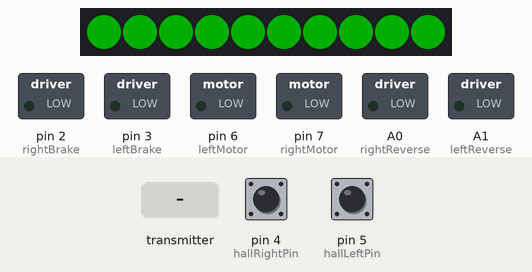
Recording of a sketch running on a simulated Arduino Mega 2560, built with avr-gcc and run on an emulated ATmega2560. Shown: 10 RGB LEDs in strip order, left to right, switched loads named in the sketch (green lamp = pin HIGH). The test bench sets the inputs (shaded band); at power-on: pin 4 (hallRightPin) LOW, pin 5 (hallLeftPin) LOW. Dim RGB values are drawn brighter than linear; the ROS host is connected and sends only what is stated.

Above: at 1.2 s.
1.3 s: the transmitter starts sending readChannel.4 = 1000
At 2.5 s:
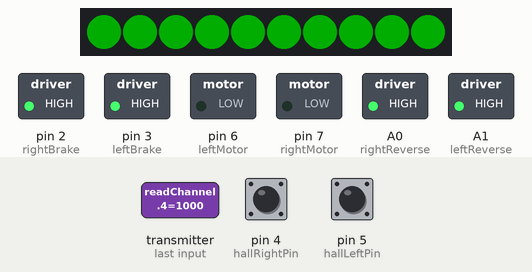
2.8 s: the transmitter starts sending readChannel.2 = 1000
At 3.1 s:
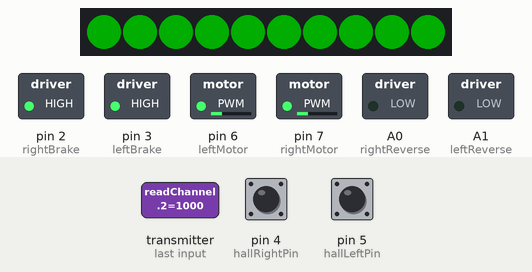
4.3 s: the transmitter starts sending readChannel.0 = 1000
At 5.0 s:
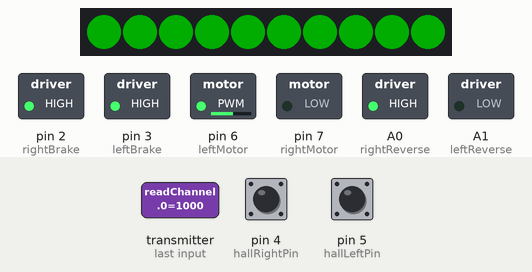
5.8 s: the transmitter starts sending readChannel.2 = 1250
At 6.5 s:
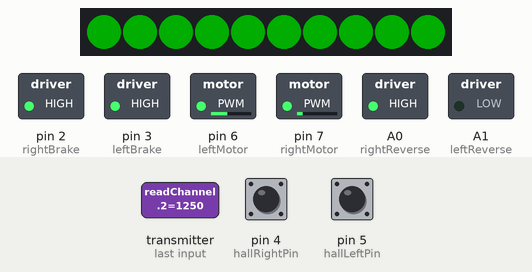
7.3 s: the transmitter starts sending readChannel.0 = 1250
At 8.0 s:
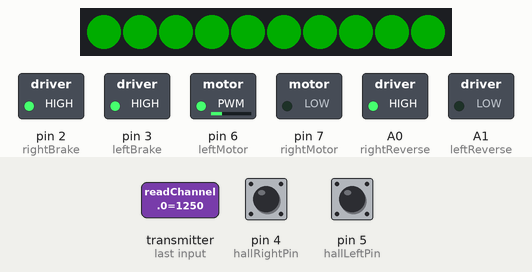
8.8 s: the transmitter starts sending readChannel.4 = 1500
At 9.5 s:
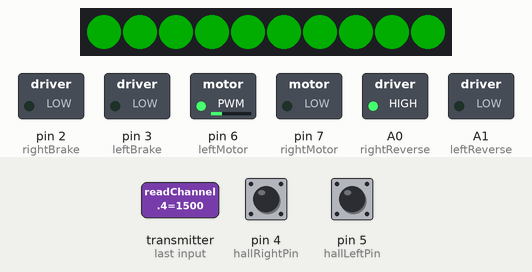
Timing chart, 0 to 11.3 s (numbered marks = the images above; inputs shaded):
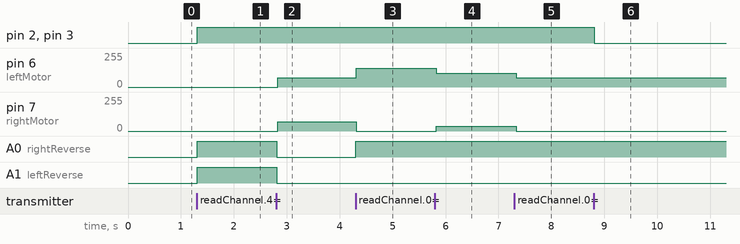

The sketch:

Arduino_RoistenCodeV1.0.ino
```cpp
#include <IBusBM.h>
#include <ros.h>
#include <FastLED.h>
#include <geometry_msgs/Twist.h>
#include <std_msgs/Bool.h>
#define  PI 3.14159
#define numLeds 10
#define ledPin 53
CRGB leds[numLeds];

//IBUS
IBusBM ibusRC;
HardwareSerial& ibusRcSerial = Serial1;
HardwareSerial& debugSerial = Serial;

// Declare channels
int channel1 = 0;
int channel3 = 0;
int channel5 = 0;

// Start the node
ros::NodeHandle nh;

// d = Wheel diameter
const float d = 0.25;


// Variables for right and left velocities
float velLeft = 0;
float velRight = 0;

// Define HALL pins
const int leftMotor = 6;
const int rightMotor = 7;

// Define HALL pins
const int hallRightPin = 4;
const int hallLeftPin = 5;

// Define braking pins
const int rightBrake = 2;
const int leftBrake = 3;

// Define reversing pins
const int rightReverse = A0;
const int leftReverse = A1;
// Adding a limit to our output
const float maxSpeed = 0.7;

bool reached = false;

void LidarCallback(const std_msgs::Bool& value)
{
  reached = value.data;
  if (reached)
  {
    Leds(1);
    BrakeLogic(0.0, 0.0);
  }else{
    FastLED.clear();
    FastLED.show();
  }
}

void CmdVelCallback( const geometry_msgs::Twist& velocity)
{
  velLeft = velocity.linear.x - d * velocity.angular.z;
  velRight = velocity.linear.x + d * velocity.angular.z;
  Leds(1);
  // Reverse and brake logic
  if (velRight < 0.0)
  {
    velRight = velRight * (-1);
    digitalWrite(rightReverse, LOW);
  }else
  {
    digitalWrite(rightReverse, HIGH);
  }

  if (velLeft < 0.0)
  {
    velLeft = velLeft * (-1);
    digitalWrite(leftReverse, LOW);
  }else
  {
    digitalWrite(leftReverse, HIGH);
  }

  BrakeLogic(velRight,velLeft);

  delay(10);
  // Outputing the channels to ESC
  analogWrite(leftMotor, velLeft * maxSpeed);
  analogWrite(rightMotor, velRight * maxSpeed);
}

void RemoteControl()
{
  // Reading certain channels
  channel3 = readChannel(2, -100, 100, 0);
  channel1 = readChannel(0, -100, 100, 0);
  channel5 = readChannel(4, -100, 100, 0);


  velLeft = channel3 + channel1+1;
  velRight = channel3 - channel1+1;
  // 100 = Teleoperation
  if (channel5 == 100)
  {
    if (reached)
    {
      Leds(1);
      BrakeLogic(0.0, 0.0);
    }else
    {
      BrakeLogic(0.1, 0.1);
      Leds(3);
    }
    //Leds(1);
    nh.spinOnce();
  // 0 = Neutral
  }else if (channel5 == 0)
  {
    if (reached)
    {
      Leds(1);
      BrakeLogic(0.0, 0.0);
      //return;
    }else
    {
      Leds(3);
    }
    //Leds(2);
    digitalWrite(rightBrake,LOW);
    digitalWrite(leftBrake,LOW);
  // -100 = Remote control
  }else
  {
    //problem, engine kaput, channel 5: -100 = puldi reziim, 100 = teleop reziim----------------------------------------------------------------------------------------------------------------------
    //Leds(3);
    digitalWrite(rightBrake,HIGH);
    digitalWrite(leftBrake,HIGH);
    if (velRight < 0.0)
    {
      velRight = velRight * (-1);
      digitalWrite(rightReverse,LOW);
    }else
    {
      digitalWrite(rightReverse,HIGH);
    }
    if (velLeft < 0.0)
    {
       velLeft = velLeft * (-1);
      digitalWrite(leftReverse,LOW);
    }else
    {
      digitalWrite(leftReverse,HIGH);
    }

    BrakeLogic(velRight,velLeft);
    delay(10);
    // Outputing the channels to ESC
    analogWrite(leftMotor, velLeft * maxSpeed);
    analogWrite(rightMotor, velRight * maxSpeed);
  }

}
// Subscriber
ros::Subscriber<geometry_msgs::Twist> sub("cmd_vel" , CmdVelCallback);
ros::Subscriber<std_msgs::Bool> lidar("obj_detection", LidarCallback);

void setup()
{
  // Put your setup code here, to run once:
  pinMode(hallRightPin, INPUT);
  pinMode(hallLeftPin, INPUT);
  pinMode(rightReverse, OUTPUT);
  pinMode(leftReverse, OUTPUT);
  pinMode(rightBrake, OUTPUT);
  pinMode(leftBrake, OUTPUT);
  pinMode(leftMotor, OUTPUT);
  pinMode(rightMotor, OUTPUT);

  // Adding LEDstrip
  FastLED.addLeds<WS2812B, ledPin, GRB>(leds, numLeds).setCorrection(TypicalLEDStrip);
  FastLED.setBrightness(50);

  // Initializing node and subscribing to it
  nh.initNode();
  nh.subscribe(sub);
  nh.subscribe(lidar);

  // Starting IBUS
  debugSerial.begin(57600);
  ibusRC.begin(ibusRcSerial);
}

// Reading the channels
int readChannel(byte channelInput, int minLimit, int maxLimit, int defaultValue)
{
  uint16_t ch = ibusRC.readChannel(channelInput);
  if (ch < 100) return defaultValue;

  return map(ch, 1000, 2000, minLimit, maxLimit);
}


void loop()
{
  RemoteControl();
  Odometry();

  delay(10);
}
```

BrakeLogic.ino
```cpp
// Brake logic
void BrakeLogic(float Right,float Left)
{
  // We brake when our input value is 0
  if (Right == 0.0 && Left == 0.0)
  {
    digitalWrite(rightBrake,LOW);
    digitalWrite(leftBrake,LOW);
  }else
  {
    digitalWrite(rightBrake,HIGH);
    digitalWrite(leftBrake,HIGH);
  }
}
```

Led.ino
```cpp
#include <FastLED.h>


void Leds(int Mode)
{
  switch(Mode)
  {
    // Clear all the LEDs
    case 0:
    FastLED.clear();
    FastLED.show();
    break;
    // Set the LEDs to red
    case 1:
      fill_solid(leds, numLeds,CRGB::Red);
      FastLED.setBrightness(100);
      FastLED.show();
      break;
    // Set the LEDs to white
    case 2:
      fill_solid(leds, numLeds,CRGB::White);
      FastLED.setBrightness(100);
      FastLED.show();
      break;
    //Set the LEDs to green
    case 3:
      fill_solid(leds, numLeds,CRGB::Green);
      FastLED.setBrightness(100);
      FastLED.show();
      break;
  }
}
```

Odometry.ino
```cpp
int ticksRight = 0;
int ticksLeft = 0;

float prevTicksLeft = 0.0;
float prevTicksRight = 0.0;

float leftRotation = 0;
float rightRotation = 0;

float leftDistance = 0;
float rightDistance = 0;

float distanceTraveled = 0;
float degreesTurned = 0;
float deltaX = 0;
float deltaY = 0;
// Hall sensor previous state
int previousStateRight = LOW;
int previousStateLeft = LOW;
// Wheel radius
float wheelRadius = 0.125;
// Distance between 2 wheels
float L = 0.52;
// HALL sensor full cycle is 15 ticks
int ticksPerRevolution = 15;

void Odometry()
{
  // Read HALL sensors
  int hallRight = digitalRead(hallRightPin);
  int hallLeft = digitalRead(hallLeftPin);

  // Check if right and left wheel have moved, if so, then add ticks to variable (RISING EDGE)
  if (hallRight == HIGH && previousStateRight == LOW)
  {
    ticksRight = ticksRight + hallRight;
  }
  if (hallLeft == HIGH && previousStateLeft == LOW)
  {
    ticksLeft = ticksLeft + hallLeft;
  }
  // Save the current state of hall sensor to previous state
  previousStateRight = hallRight;
  previousStateLeft = hallLeft;

  // Calculate rotations of each wheel
  leftRotation = ticksLeft * ((2 * PI) / ticksPerRevolution);
  rightRotation = ticksRight * ((2 * PI) / ticksPerRevolution);

  // Calculate distance traveled of each wheel
  leftDistance = wheelRadius * leftRotation;
  rightDistance = wheelRadius * rightRotation;

  // Distance traveled for both wheels combined
  distanceTraveled = (rightDistance+leftDistance) / 2;

  // Calculate how much we have turned since the start point
  degreesTurned = (rightDistance-leftDistance) / L;

  // Calculate the x and y coordinates from start point
  deltaX = distanceTraveled*cos(degreesTurned);
  deltaY = distanceTraveled*sin(degreesTurned);
}
```

Measured:
- after the input at 1.3 s, pin 2 (rightBrake), pin 3 (leftBrake), A0 (rightReverse), A1 (leftReverse): LOW → HIGH at once
- after the input at 2.8 s, pin 6 (leftMotor), pin 7 (rightMotor): 0/255 → 69/255 at once; A0 (rightReverse), A1 (leftReverse): HIGH → LOW at once
- after the input at 4.3 s, pin 6 (leftMotor): 69/255 → 139/255 at once; pin 7 (rightMotor): 69/255 → 0/255 at once; A0 (rightReverse): LOW → HIGH at once
- after the input at 5.8 s, pin 6 (leftMotor): 139/255 → 104/255 at once; pin 7 (rightMotor): 0/255 → 35/255 at once
- after the input at 7.3 s, pin 6 (leftMotor): 104/255 → 69/255 at once; pin 7 (rightMotor): 35/255 → 0/255 at once
- after the input at 8.8 s, pin 2 (rightBrake), pin 3 (leftBrake): HIGH → LOW at once
